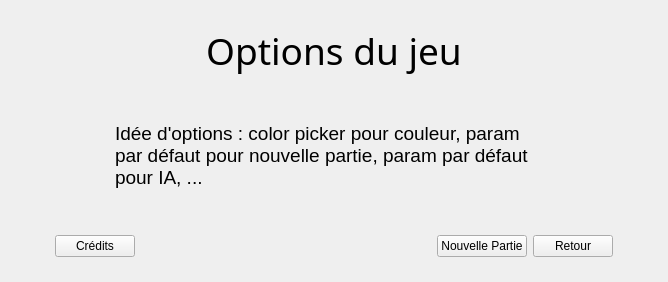
      <widget class="QWidget" name="Options">
       <property name="styleSheet">
        <string notr="true">QWidget#Options{
border-image:url(:/images/img/background_ticket_to_ride.jpg);
background-repeat:no-repeat;
background-position:center;
}</string>
       </property>
       <layout class="QVBoxLayout" name="verticalLayout_2">
        <property name="leftMargin">
         <number>55</number>
        </property>
        <property name="topMargin">
         <number>25</number>
        </property>
        <property name="rightMargin">
         <number>55</number>
        </property>
        <property name="bottomMargin">
         <number>25</number>
        </property>
        <item>
         <layout class="QHBoxLayout" name="titre_options">
          <item>
           <spacer name="titre_spacer_gauche_2">
            <property name="orientation">
             <enum>Qt::Horizontal</enum>
            </property>
            <property name="sizeHint" stdset="0">
             <size>
              <width>40</width>
              <height>20</height>
             </size>
            </property>
           </spacer>
          </item>
          <item>
           <widget class="QLabel" name="label_titre_options">
            <property name="font">
             <font>
              <family>OPENCLASSIC</family>
              <pointsize>28</pointsize>
             </font>
            </property>
            <property name="text">
             <string>Options du jeu</string>
            </property>
            <property name="alignment">
             <set>Qt::AlignCenter</set>
            </property>
           </widget>
          </item>
          <item>
           <spacer name="titre_spacer_droit_2">
            <property name="orientation">
             <enum>Qt::Horizontal</enum>
            </property>
            <property name="sizeHint" stdset="0">
             <size>
              <width>40</width>
              <height>20</height>
             </size>
            </property>
           </spacer>
          </item>
         </layout>
        </item>
        <item>
         <spacer name="options_spacer_haut">
          <property name="orientation">
           <enum>Qt::Vertical</enum>
          </property>
          <property name="sizeType">
           <enum>QSizePolicy::Minimum</enum>
          </property>
          <property name="sizeHint" stdset="0">
           <size>
            <width>20</width>
            <height>40</height>
           </size>
          </property>
         </spacer>
        </item>
        <item>
         <layout class="QHBoxLayout" name="layout_options">
          <property name="leftMargin">
           <number>60</number>
          </property>
          <property name="rightMargin">
           <number>60</number>
          </property>
          <item>
           <widget class="QLabel" name="label_idee_options">
            <property name="font">
             <font>
              <pointsize>14</pointsize>
             </font>
            </property>
            <property name="text">
             <string>Idée d'options : color picker pour couleur, param par défaut pour nouvelle partie, param par défaut pour IA, ...</string>
            </property>
            <property name="wordWrap">
             <bool>true</bool>
            </property>
           </widget>
          </item>
         </layout>
        </item>
        <item>
         <spacer name="options_spacer_bas">
          <property name="orientation">
           <enum>Qt::Vertical</enum>
          </property>
          <property name="sizeHint" stdset="0">
           <size>
            <width>20</width>
            <height>40</height>
           </size>
          </property>
         </spacer>
        </item>
        <item>
         <layout class="QHBoxLayout" name="buttons_options">
          <item>
           <widget class="QPushButton" name="button_credits_3">
            <property name="text">
             <string>Crédits</string>
            </property>
           </widget>
          </item>
          <item>
           <spacer name="buttons_spacer_2">
            <property name="orientation">
             <enum>Qt::Horizontal</enum>
            </property>
            <property name="sizeHint" stdset="0">
             <size>
              <width>40</width>
              <height>20</height>
             </size>
            </property>
           </spacer>
          </item>
          <item>
           <widget class="QPushButton" name="button_nouvelle_partie_4">
            <property name="text">
             <string>Nouvelle Partie</string>
            </property>
           </widget>
          </item>
          <item>
           <widget class="QPushButton" name="button_retour_2">
            <property name="text">
             <string>Retour</string>
            </property>
           </widget>
          </item>
         </layout>
        </item>
       </layout>
      </widget>
